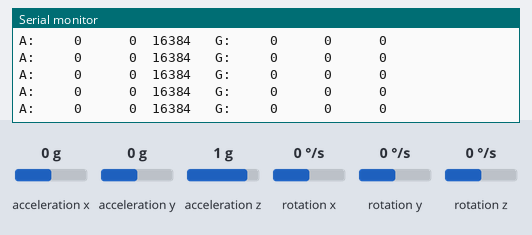
Recording of a program running on a simulated Seeed XIAO ESP32-S3. On the bench: the last lines printed to the serial monitor. Wiring (inferred from the names in the program): MPU-6050 motion sensor at I2C address 0x68. The inputs (shaded band) are chosen by the test bench; at power-on: acceleration x 0 g, acceleration y 0 g, acceleration z 1 g, rotation x 0 °/s, rotation y 0 °/s, rotation z 0 °/s.

Above: at 2.2 s.
2.3 s: acceleration x set to -1.4 g
At 3.4 s:
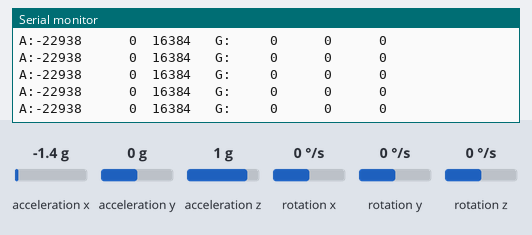
4.2 s: acceleration y set to -1.4 g
At 5.0 s:
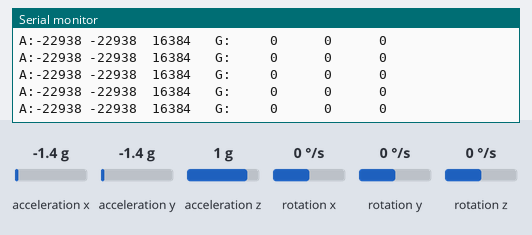
6.1 s: acceleration z set to -1.4 g
At 7.1 s:
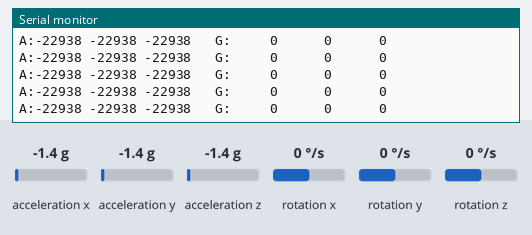
8.0 s: rotation x set to -192 °/s
At 9.1 s:
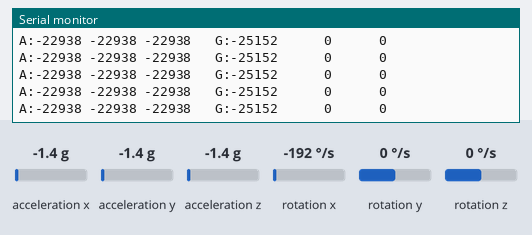
9.9 s: rotation y set to -192 °/s
At 10.5 s:
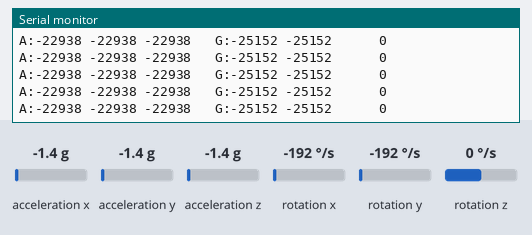
11.8 s: rotation z set to -192 °/s
At 12.8 s:
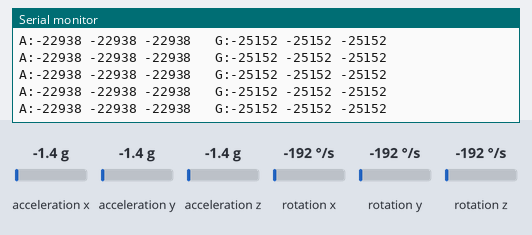

Measured:
- after the input at 2.3 s, the serial monitor: prints a new line at once (image 1)
- after the input at 4.2 s, the serial monitor: prints a new line at once (image 2)
- after the input at 6.1 s, the serial monitor: prints a new line at once (image 3)
- after the input at 8.0 s, the serial monitor: prints a new line at once (image 4)
- after the input at 9.9 s, the serial monitor: prints a new line at once (image 5)
- after the input at 11.8 s, the serial monitor: prints a new line at once (image 6)

The program:

main.cpp
```cpp
#include <Arduino.h>
#include <Wire.h>

constexpr uint8_t MPU_ADDR = 0x68;

int16_t ax, ay, az;
int16_t gx, gy, gz;

void writeReg(uint8_t reg, uint8_t value)
{
    Wire.beginTransmission(MPU_ADDR);
    Wire.write(reg);
    Wire.write(value);
    Wire.endTransmission();
}

void readRaw()
{
    Wire.beginTransmission(MPU_ADDR);
    Wire.write(0x3B);
    Wire.endTransmission(false);

    Wire.requestFrom(MPU_ADDR, 14);

    ax = Wire.read() << 8 | Wire.read();
    ay = Wire.read() << 8 | Wire.read();
    az = Wire.read() << 8 | Wire.read();

    Wire.read();
    Wire.read();

    gx = Wire.read() << 8 | Wire.read();
    gy = Wire.read() << 8 | Wire.read();
    gz = Wire.read() << 8 | Wire.read();
}

void setup()
{
    Serial.begin(115200);

    Wire.begin();

    writeReg(0x6B,0);

    delay(1000);

    Serial.println("MPU6050 Ready");
}

void loop()
{
    readRaw();

    Serial.printf(
        "A:%6d %6d %6d   G:%6d %6d %6d\n",
        ax,ay,az,
        gx,gy,gz);

    delay(5);
}
```
